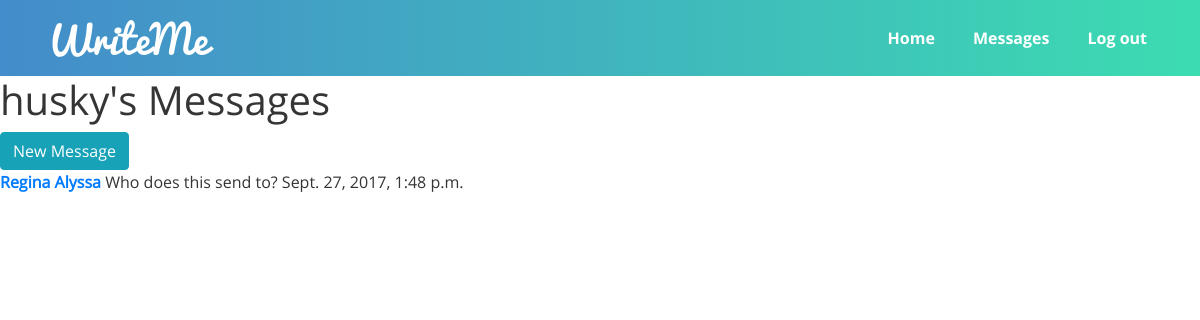
Screenshot of /messages/ (signed in) with the database file from the repository.
### messaging/models.py (models this page shows)
class Message(models.Model):
    conversation = models.ForeignKey(Conversation)
    sender = models.ForeignKey(User)
    message = models.TextField()
    timestamp = models.DateTimeField(auto_now_add=True)
    unread_flag = models.BooleanField(default=True)

class Conversation(models.Model):
    user1 = models.ForeignKey(User, related_name='%(class)s_1')
    user2 = models.ForeignKey(User, related_name='%(class)s_2')

### messaging/views.py (the view)
class RecentMessagesListView(LoginRequiredMixin, ListView):
    template_name = "messaging/index.html"
    context_object_name = 'latest_conversation_messages_list'
    def get_queryset(self):
        conversation_list = Conversation.objects.filter(Q(user1=self.request.user) | Q(user2=self.request.user))
        latest_conversation_messages_list = []
        for conversation in conversation_list:
            latest_conversation_messages_list.append(Message.objects.filter(conversation=conversation).latest('timestamp'))
            latest_conversation_messages_list.sort(key=lambda x: x.timestamp, reverse=True)
        return latest_conversation_messages_list

### messaging/templatetags/messaging_tags.py (called while the page is built)
@register.filter
def limit_char_50(string):
    if len(string) > 50:
        return string[:50] + "..."
    return string

### messaging/templates/messaging/index.html
{% extends "base.html" %}
{% load messaging_tags %}
{% block content %}
    <h1>{{ user.username }}'s Messages</h1>
    <a href="{% url 'messaging:new' %}" class="btn btn-info">New Message</a><br>
    {% for item in latest_conversation_messages_list %}
        <p>
        {% if item.unread_flag == True and item.sender != user %}
            <span class="text-bold">
        {% endif %}
            {% if user.username != item.conversation.user1.username %}
                <a href="{% url 'messaging:conversation' item.conversation.user1.username %}">
                    {{ item.conversation.user1.first_name }} {{ item.conversation.user1.last_name }}
                </a>
            {% else %}
                <a href="{% url 'messaging:conversation' item.conversation.user2.username %}">
                    {{ item.conversation.user2.first_name }} {{ item.conversation.user2.last_name }}
                </a>
            {% endif %}
            {% if item.unread_flag == True %}
            </span>
        {% endif %}
        {{ item.message|limit_char_50 }}
        {{ item.timestamp }}
        </p>
        <br>
    {% endfor %}
{% endblock %}

### static/css/style.css (style rules this page uses)
html { height: 100%; min-height: 410px; min-width: 320px; }
body { height: 100%; font-family: "OpenSans-Regular", sans-serif; color: #353535; }
.text-bold { font-weight: bold; }

### rows the page displays
Message: conversation.user2.first_name "Regina", conversation.user2.last_name "Alyssa", message|limit_char_50 "Who does this send to?", timestamp "Sept. 27, 2017, 1:48 p.m."

### other values shown
{{ user.username }} "husky"
